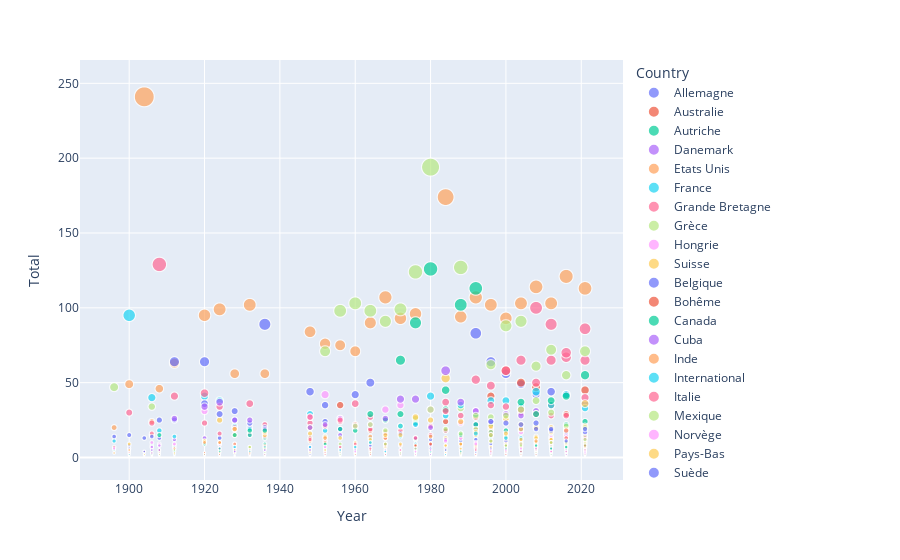

This figure's notebook cell:
### Code cell
# Plot a scatter plot with the x-axis representing the year and y-axis representing the total number of medals for each country.
# The size of the points should be the total number of medals won by the country.
# The color of the points should be the country name.
fig = px.scatter(medals.groupby(['Year', 'Country'])['Total'].sum().reset_index(),
                 x='Year',
                 y='Total',
                 size='Total',
                 color='Country',
                 labels={'x': 'Year', 'y': 'Total Medals'})
fig.show()
